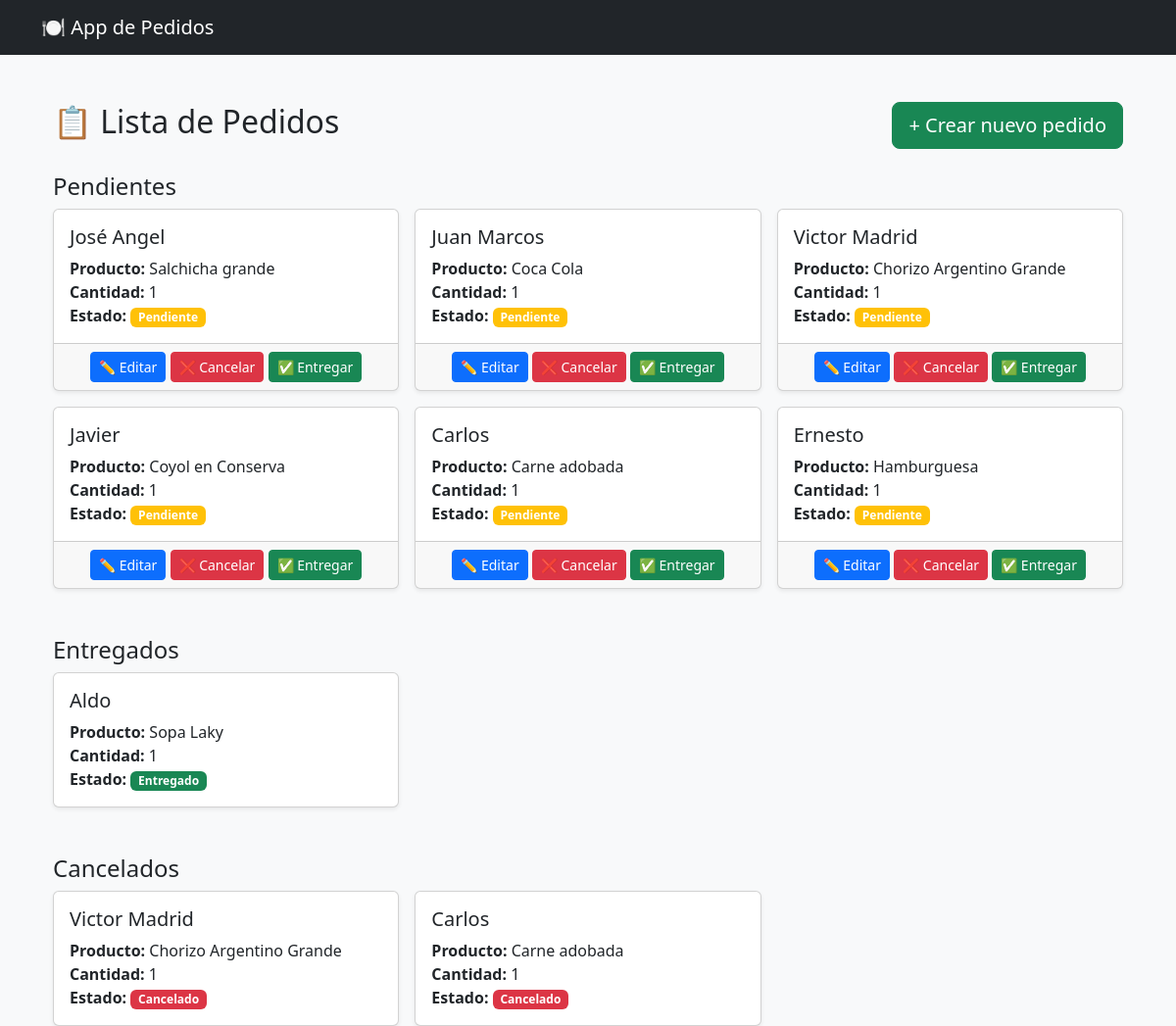
Page /pedidos/ on the earlier database version.
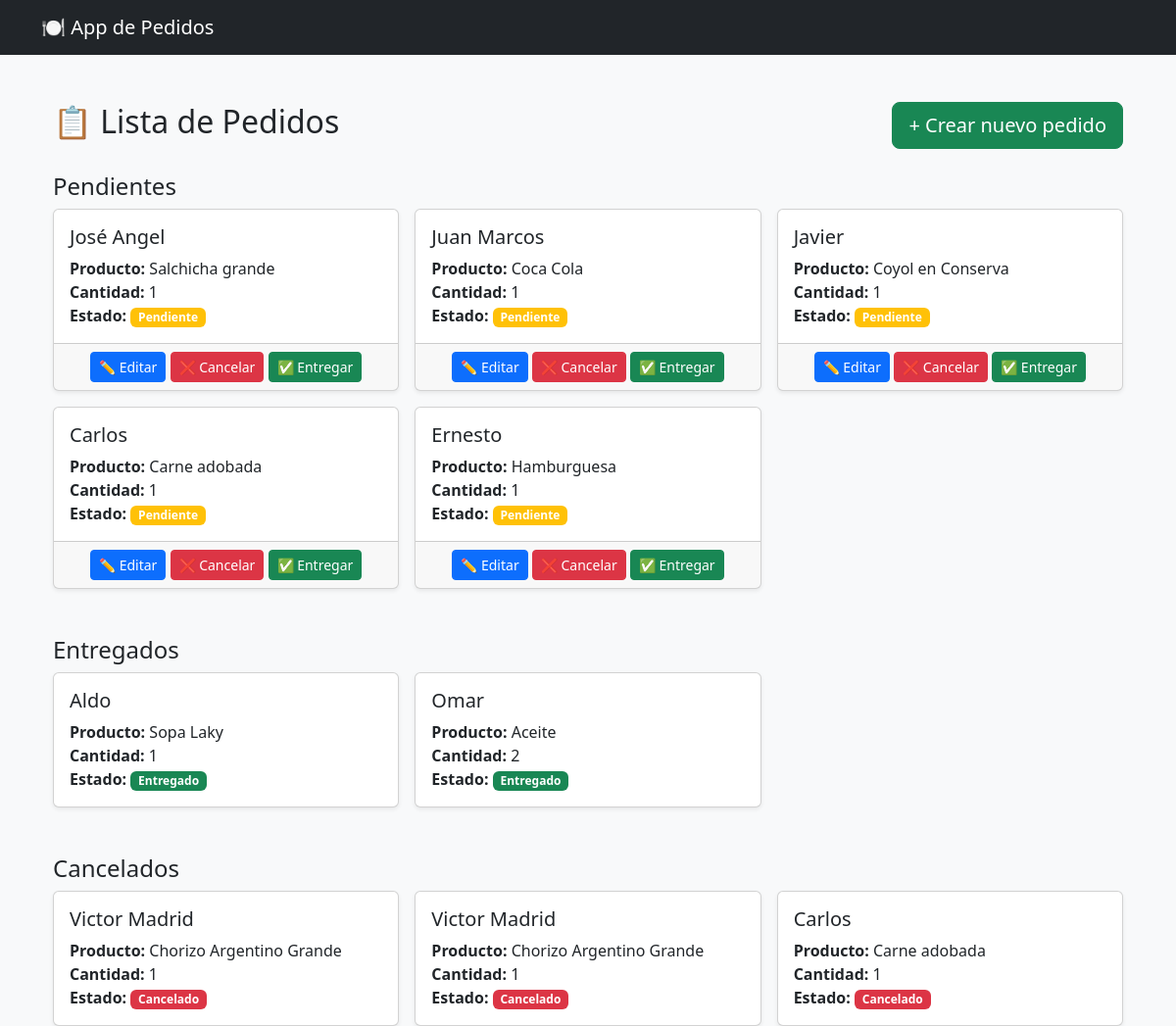
Same page on the later database version.
### pedidos/models.py (models this page shows, shortened)
class Pedido(models.Model):
    ESTADOS = [
        ('Pendiente', 'Pendiente'),
        ('Entregado', 'Entregado'),
        ('Cancelado', 'Cancelado'),
    ]
    cliente = models.CharField(max_length=100)
    producto = models.CharField(max_length=100)
    cantidad = models.IntegerField()
    fecha = models.DateTimeField(auto_now_add=True)
    estado = models.CharField(max_length=20, choices=ESTADOS, default='Pendiente')

### pedidos/views.py (the view)
# urls.py: path('', views.lista_pedidos, name='lista_pedidos'),
def lista_pedidos(request):
    pedidos = Pedido.objects.all()
    return render(request, "pedidos/lista.html", {"pedidos": pedidos})

### pedidos/templates/pedidos/lista.html (shortened to what this page needs)
{% extends "pedidos/base.html" %}
{% block content %}
<div class="container mt-5">
  <div class="d-flex justify-content-between align-items-center mb-4">
    <h2 class="text-center">📋 Lista de Pedidos</h2>
    <a href="{% url 'crear_pedido' %}" class="btn btn-success btn-lg">
      + Crear nuevo pedido
    </a>
  </div>
  <h4 class="mt-4">Pendientes</h4>
  <div class="row g-3">
    {% for pedido in pedidos %}
      {% if pedido.estado == 'Pendiente' %}
      <div class="col-md-4">
        <div class="card shadow-sm h-100">
          <div class="card-body">
            <h5 class="card-title">{{ pedido.cliente }}</h5>
            <p class="card-text">
              <strong>Producto:</strong> {{ pedido.producto }}<br>
              <strong>Cantidad:</strong> {{ pedido.cantidad }}<br>
              <strong>Estado:</strong>
              <span class="badge bg-warning">{{ pedido.estado }}</span>
            </p>
          </div>
          <div class="card-footer text-center">
            <a href="{% url 'editar_pedido' pedido.id %}" class="btn btn-primary btn-sm">✏️ Editar</a>
            <a href="{% url 'cancelar_pedido' pedido.id %}" class="btn btn-danger btn-sm"
               onclick="return confirm('¿Seguro que quieres cancelar este pedido?');">❌ Cancelar</a>
            <a href="{% url 'entregar_pedido' pedido.id %}" class="btn btn-success btn-sm"
               onclick="return confirm('¿Marcar este pedido como entregado?');">✅ Entregar</a>
          </div>
        </div>
      </div>
      {% endif %}
    {% endfor %}
  </div>
  <h4 class="mt-5">Entregados</h4>
  <div class="row g-3">
    {% for pedido in pedidos %}
      {% if pedido.estado == 'Entregado' %}
      <div class="col-md-4">
        <div class="card shadow-sm h-100">
          <div class="card-body">
            <h5 class="card-title">{{ pedido.cliente }}</h5>
            <p class="card-text">
              <strong>Producto:</strong> {{ pedido.producto }}<br>
              <strong>Cantidad:</strong> {{ pedido.cantidad }}<br>
              <strong>Estado:</strong>
              <span class="badge bg-success">{{ pedido.estado }}</span>
            </p>
          </div>
        </div>
      </div>
      {% endif %}
    {% endfor %}
  </div>
  <h4 class="mt-5">Cancelados</h4>
  <div class="row g-3">
    {% for pedido in pedidos %}
      {% if pedido.estado == 'Cancelado' %}
      <div class="col-md-4">
        <div class="card shadow-sm h-100">
          <div class="card-body">
            <h5 class="card-title">{{ pedido.cliente }}</h5>
            <p class="card-text">
              <strong>Producto:</strong> {{ pedido.producto }}<br>
              <strong>Cantidad:</strong> {{ pedido.cantidad }}<br>
              <strong>Estado:</strong>
              <span class="badge bg-danger">{{ pedido.estado }}</span>
            </p>
          </div>
        </div>
      </div>
      {% endif %}
    {% endfor %}
  </div>
</div>
{% endblock %}

### pedidos/templates/pedidos/base.html (shortened to what this page needs)
<!DOCTYPE html>
<html lang="es">
<head>
  <link href="https://cdn.jsdelivr.net/npm/bootstrap@5.3.3/dist/css/bootstrap.min.css" rel="stylesheet">
</head>
<body class="bg-light">
  <nav class="navbar navbar-dark bg-dark mb-4">
    <div class="container">
      <a class="navbar-brand" href="/pedidos">🍽️ App de Pedidos</a>
    </div>
  </nav>
  <div class="container">
    {% block content %}{% endblock %}
  </div>
</body>
</html>

Differences in the rows shown:
added Pedido: cliente "Omar", producto "Aceite", cantidad "2", estado "Entregado", shown under "Entregados"
changed Pedido (number 9 of 10 on the later page): moves from the list under "Pendientes" to the list under "Cancelados"
